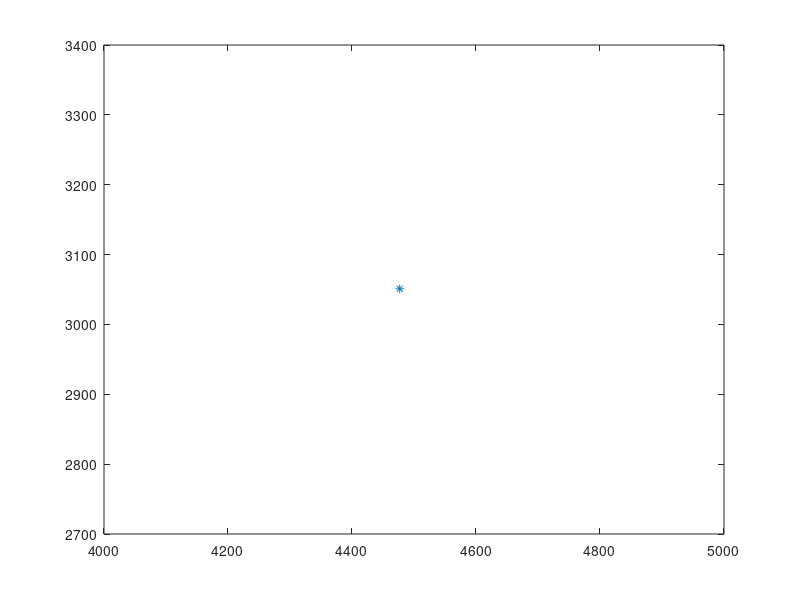

The MATLAB source for this figure: (Note: this script raises an error after producing the figure.)
% gradient keeps on going to +- inf
% adaptive learning rate
clc
clear
close all
c = 3e8;
N=4; % #BS
bias = 0/100; %percentage
error_thres = 1e-9;
grid_boun = 20000;
cell_rad = grid_boun/N;
X=zeros(1,N);
Y=zeros(1,N);
X(1)=0;
Y(1)=0;
X(2)=200;
Y(2)=200;
disp('init BS');
for ii= 2:N
   temp_x = randsrc(1,1,0:grid_boun);
   temp_y = randsrc(1,1,0:grid_boun);
   
   while(sqrt((temp_y)-Y(ii-1))^2 + (temp_x-X(ii-1))^2)<2*cell_rad
          temp_x = randsrc(1,1,0:grid_boun);
          temp_y = randsrc(1,1,0:grid_boun);
   end
   
   X(ii) = temp_x; % x coordinates of BS
   Y(ii) = temp_y; % y coordinates of BS
end
disp('init BS done');
TOA = zeros(1,N);
MS_x = randsrc(1,1,0:grid_boun);
MS_y = randsrc(1,1,0:grid_boun);
MS_tau = 5; 
del_F = 1000;
x = randsrc(1,1,0:grid_boun);%MS_x*(1+bias*rand);
y = randsrc(1,1,0:grid_boun);%MS_y*(1+bias*rand);
tau = MS_tau*(1+bias*rand);
X_next = zeros(1,3);
X_curr = [x;y;tau];
X_actual = [MS_x;MS_y;MS_tau];
for ii=1:N
    TOA(ii) = tau+(1+bias*rand)*sqrt((MS_x-X(ii))^2 + (MS_y-Y(ii))^2)/c;
end
learn_rate = [1e-5 0 0;0 1e-5 0;0 0 0];
plot(MS_x,MS_y,"*");
hold on 
plot(X,Y,"O");
iter = 0;
while norm(del_F) > error_thres && iter <= 1000000
    iter = iter+1;
    del_F = F(c,N,X,Y,TOA,X_curr(1),X_curr(2),X_curr(3));
    %learn_rate = [1e-2/del_F(1) 0 0;0 1e-2/del_F(2) 0;0 0 0];    
    delf_f(iter) = norm(del_F); 
    X_next = X_curr - learn_rate*del_F;
    X_curr = X_next;
    
%     if delf_f(iter) 
%         disp('local minima') 
%         break 
%     end
    if mod(iter,1000)==0
        del_F
        step = learn_rate*del_F
        
    end
end
plot(X_curr(1),X_curr(2),"d");
del_F
X_actual
X_curr
iter
figure
plot(delf_f)
pos_err = rmse(X_curr,X_actual)

function del_F = F(c,N,X,Y,TOA,x,y,tau)
% overall cost function
% x, y and tau are current iteration estimates 
    f = @(ii,x,y,tau)(c*(TOA(ii)-tau)-sqrt((X(ii)-x)^2 + (Y(ii)-y)^2)); % cost function for one BS
    row1 = 0;
    row2=0;
    row3=0;
    alpha = ones(1,N);
    for ii=1:N
        row1 = row1+2*(alpha(ii)^2)*f(ii,x,y,tau)*((X(ii)-x))/sqrt((X(ii)-x)^2 + (Y(ii)-y)^2);
        row2 = row2+2*(alpha(ii)^2)*f(ii,x,y,tau)*((Y(ii)-y))/sqrt((X(ii)-x)^2 + (Y(ii)-y)^2);
        row3 = row3-2*c*f(ii,x,y,tau)*(alpha(ii)^2);
    end
    del_F = [row1;row2;0];
    
end
